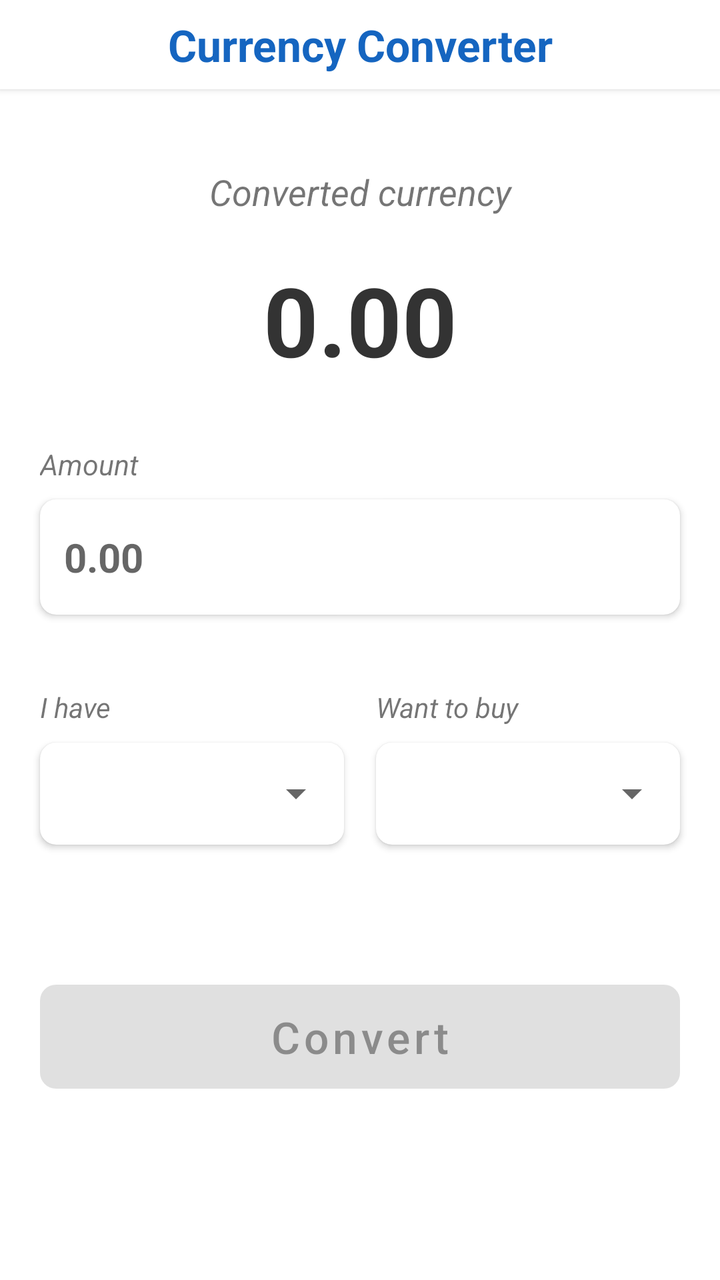
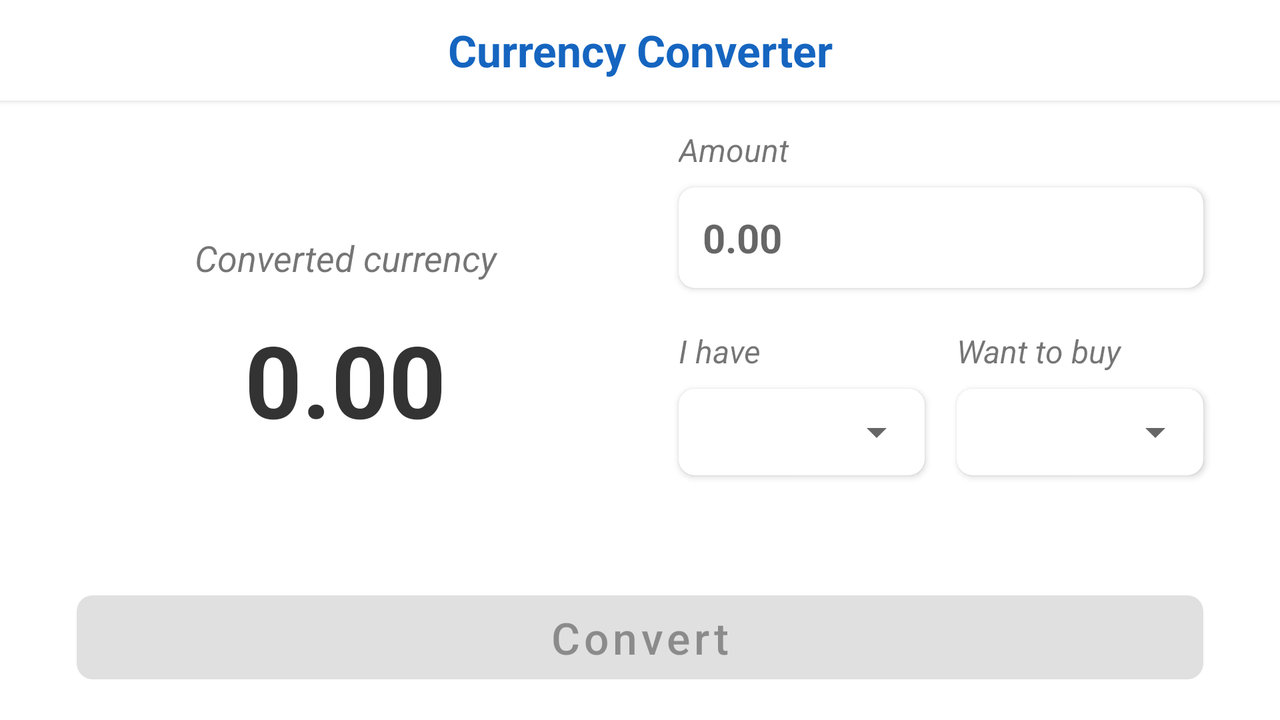

Compare how this app lays out the same screen by default and in its alternative resource folder. The renders come first, then the two layout files and the values they reference.
<!-- AndroidManifest.xml: application theme AppTheme -->
<!-- res/layout/currency_converter_view.xml -->
<?xml version="1.0" encoding="utf-8"?>
<android.support.constraint.ConstraintLayout xmlns:android="http://schemas.android.com/apk/res/android"
    xmlns:app="http://schemas.android.com/apk/res-auto"
    xmlns:tools="http://schemas.android.com/tools"
    android:layout_width="match_parent"
    android:layout_height="match_parent">

    <android.support.constraint.ConstraintLayout
        android:id="@+id/errorMessageContainer"
        android:layout_width="0dp"
        android:layout_height="0dp"
        android:alpha="0"
        android:background="@android:color/white"
        android:translationZ="100dp"
        android:visibility="gone"
        app:layout_constraintBottom_toBottomOf="parent"
        app:layout_constraintEnd_toEndOf="parent"
        app:layout_constraintStart_toStartOf="parent"
        app:layout_constraintTop_toBottomOf="@+id/title">

        <android.support.v7.widget.AppCompatTextView
            android:id="@+id/errorMessage"
            android:layout_width="0dp"
            android:layout_height="wrap_content"
            android:layout_marginStart="24dp"
            android:layout_marginEnd="24dp"
            android:layout_marginBottom="36dp"
            android:gravity="center"
            android:textSize="24sp"
            app:layout_constraintBottom_toTopOf="@+id/tryAgainButton"
            app:layout_constraintEnd_toEndOf="parent"
            app:layout_constraintHorizontal_bias="0.5"
            app:layout_constraintStart_toStartOf="parent"
            app:layout_constraintTop_toTopOf="parent"
            app:layout_constraintVertical_chainStyle="packed"
            tools:text="Что-то пошло не так, попробуйте снова." />

        <android.support.design.button.MaterialButton
            android:id="@+id/tryAgainButton"
            android:layout_width="wrap_content"
            android:layout_height="64dp"
            android:text="@string/try_again_button_text"
            android:textAllCaps="false"
            android:textSize="20sp"
            app:cornerRadius="8dp"
            app:layout_constraintBottom_toBottomOf="parent"
            app:layout_constraintEnd_toEndOf="parent"
            app:layout_constraintHorizontal_bias="0.5"
            app:layout_constraintStart_toStartOf="parent"
            app:layout_constraintTop_toBottomOf="@+id/errorMessage" />

    </android.support.constraint.ConstraintLayout>

    <android.support.design.card.MaterialCardView
        android:id="@+id/convertAmountContainer"
        android:layout_width="0dp"
        android:layout_height="0dp"
        app:cardCornerRadius="8dp"
        app:cardElevation="2dp"
        app:layout_constraintEnd_toStartOf="@+id/guidelineEnd"
        app:layout_constraintHeight_percent="0.09"
        app:layout_constraintStart_toStartOf="@+id/guidelineStart"
        app:layout_constraintTop_toTopOf="@+id/guideline4">

        <android.support.v7.widget.AppCompatEditText
            android:id="@+id/convertAmountEditText"
            android:layout_width="match_parent"
            android:layout_height="match_parent"
            android:background="@null"
            android:hint="@string/convert_amount_hint"
            android:inputType="number"
            android:maxLength="10"
            android:paddingStart="12dp"
            android:paddingEnd="12dp"
            android:textSize="20sp"
            android:textStyle="bold" />

    </android.support.design.card.MaterialCardView>

    <android.support.v7.widget.AppCompatTextView
        android:id="@+id/textView"
        android:layout_width="0dp"
        android:layout_height="0dp"
        android:layout_marginBottom="8dp"
        android:text="@string/convert_amount_description"
        android:textStyle="italic"
        app:autoSizeMaxTextSize="16sp"
        app:autoSizeMinTextSize="8sp"
        app:autoSizeTextType="uniform"
        app:layout_constraintBottom_toTopOf="@+id/guideline4"
        app:layout_constraintEnd_toStartOf="@+id/guidelineEnd"
        app:layout_constraintHeight_percent="0.03"
        app:layout_constraintStart_toStartOf="@+id/guidelineStart" />

    <android.support.v7.widget.AppCompatTextView
        android:id="@+id/convertedAmountDescription"
        android:layout_width="0dp"
        android:layout_height="0dp"
        android:gravity="center"
        android:text="@string/converted_amount_description"
        android:textStyle="italic"
        app:autoSizeMaxTextSize="18sp"
        app:autoSizeMinTextSize="10sp"
        app:autoSizeTextType="uniform"
        app:layout_constraintEnd_toEndOf="parent"
        app:layout_constraintHeight_percent="0.04"
        app:layout_constraintStart_toStartOf="parent"
        app:layout_constraintTop_toTopOf="@+id/guideline2" />

    <android.support.v7.widget.AppCompatTextView
        android:id="@+id/title"
        android:layout_width="0dp"
        android:layout_height="0dp"
        android:background="@android:color/white"
        android:elevation="2dp"
        android:gravity="center"
        android:text="@string/top_bar_title"
        android:textColor="@color/colorPrimaryDark"
        android:textStyle="bold"
        app:autoSizeMaxTextSize="22sp"
        app:autoSizeMinTextSize="14sp"
        app:autoSizeTextType="uniform"
        app:layout_constraintEnd_toEndOf="parent"
        app:layout_constraintHeight_percent="0.07"
        app:layout_constraintStart_toStartOf="parent"
        app:layout_constraintTop_toTopOf="parent" />

    <android.support.constraint.Guideline
        android:id="@+id/guidelineStart"
        android:layout_width="wrap_content"
        android:layout_height="wrap_content"
        android:orientation="vertical"
        app:layout_constraintGuide_percent="0.055555556" />

    <android.support.constraint.Guideline
        android:id="@+id/guidelineEnd"
        android:layout_width="wrap_content"
        android:layout_height="wrap_content"
        android:orientation="vertical"
        app:layout_constraintGuide_percent="0.9444444" />

    <android.support.design.card.MaterialCardView
        android:id="@+id/currencyFromSpinnerContainer"
        style="@style/CurrencySpinnerContainer"
        android:layout_width="0dp"
        android:layout_height="0dp"
        android:layout_marginEnd="8dp"
        app:layout_constraintEnd_toStartOf="@+id/currencyToSpinnerContainer"
        app:layout_constraintHeight_percent="0.08"
        app:layout_constraintHorizontal_bias="0.5"
        app:layout_constraintStart_toStartOf="@+id/guidelineStart"
        app:layout_constraintTop_toTopOf="@+id/guideline5">

        <android.support.v7.widget.AppCompatSpinner
            android:id="@+id/currencyFromSpinner"
            style="@style/CurrencyPickerSpinnerStyle"
            android:layout_width="match_parent"
            android:layout_height="match_parent"
            android:prompt="@string/currency_spinner_hint_from" />

    </android.support.design.card.MaterialCardView>

    <ProgressBar
        android:id="@+id/currenciesLoadingIndicator"
        android:layout_width="wrap_content"
        android:layout_height="wrap_content"
        android:layout_gravity="center"
        android:visibility="gone"
        app:layout_constraintBottom_toTopOf="@+id/convertButton"
        app:layout_constraintEnd_toStartOf="@+id/guidelineEnd"
        app:layout_constraintStart_toStartOf="@+id/guidelineStart"
        app:layout_constraintTop_toBottomOf="@+id/convertAmountContainer" />

    <android.support.constraint.Group
        android:id="@+id/currenciesGroup"
        android:layout_width="wrap_content"
        android:layout_height="match_parent"
        app:constraint_referenced_ids="currencyFromSpinnerContainer,relativeValueFrom,currencyToSpinnerContainer,relativeValueTo,fromDescription,toDescription" />

    <android.support.design.card.MaterialCardView
        android:id="@+id/currencyToSpinnerContainer"
        style="@style/CurrencySpinnerContainer"
        android:layout_width="0dp"
        android:layout_height="0dp"
        android:layout_marginStart="8dp"
        app:layout_constraintEnd_toStartOf="@+id/guidelineEnd"
        app:layout_constraintHeight_percent="0.08"
        app:layout_constraintHorizontal_bias="0.5"
        app:layout_constraintStart_toEndOf="@+id/currencyFromSpinnerContainer"
        app:layout_constraintTop_toTopOf="@+id/guideline5">


        <android.support.v7.widget.AppCompatSpinner
            android:id="@+id/currencyToSpinner"
            style="@style/CurrencyPickerSpinnerStyle"
            android:layout_width="match_parent"
            android:layout_height="match_parent"
            android:prompt="@string/currency_spinner_hint_to" />

    </android.support.design.card.MaterialCardView>

    <android.support.design.button.MaterialButton
        android:id="@+id/convertButton"
        android:layout_width="0dp"
        android:layout_height="0dp"
        android:enabled="false"
        android:text="@string/convert_button_text"
        android:textAlignment="center"
        android:textAllCaps="false"
        android:textSize="22sp"
        app:autoSizeMaxTextSize="22sp"
        app:autoSizeMinTextSize="14sp"
        app:autoSizeTextType="uniform"
        app:cornerRadius="8sp"
        app:layout_constraintEnd_toStartOf="@+id/guidelineEnd"
        app:layout_constraintHeight_percent="0.1"
        app:layout_constraintStart_toStartOf="@+id/guidelineStart"
        app:layout_constraintTop_toTopOf="@+id/guideline7" />

    <android.support.v7.widget.AppCompatTextView
        android:id="@+id/convertedValue"
        android:layout_width="0dp"
        android:layout_height="0dp"
        android:freezesText="true"
        android:gravity="center"
        android:maxLines="2"
        android:scrollbars="horizontal"
        android:text="@string/converted_value_placeholder"
        android:textColor="@color/colorAccent"
        android:textSize="48sp"
        android:textStyle="bold"
        app:autoSizeMaxTextSize="48sp"
        app:autoSizeMinTextSize="24sp"
        app:autoSizeTextType="uniform"
        app:layout_constraintEnd_toStartOf="@+id/guidelineEnd"
        app:layout_constraintHeight_percent="0.14"
        app:layout_constraintStart_toStartOf="@+id/guidelineStart"
        app:layout_constraintTop_toTopOf="@+id/guideline3" />

    <android.support.v7.widget.AppCompatTextView
        android:id="@+id/relativeValueFrom"
        android:layout_width="0dp"
        android:layout_height="0dp"
        android:layout_marginTop="8dp"
        android:textAlignment="center"
        app:autoSizeMaxTextSize="14sp"
        app:autoSizeMinTextSize="8sp"
        app:autoSizeTextType="uniform"
        app:layout_constraintEnd_toEndOf="@+id/currencyFromSpinnerContainer"
        app:layout_constraintHeight_percent="0.03"
        app:layout_constraintStart_toStartOf="@+id/currencyFromSpinnerContainer"
        app:layout_constraintTop_toBottomOf="@+id/currencyFromSpinnerContainer" />

    <android.support.v7.widget.AppCompatTextView
        android:id="@+id/relativeValueTo"
        android:layout_width="0dp"
        android:layout_height="0dp"
        android:layout_marginTop="8dp"
        android:textAlignment="center"
        app:autoSizeMaxTextSize="14sp"
        app:autoSizeMinTextSize="8sp"
        app:autoSizeTextType="uniform"
        app:layout_constraintEnd_toEndOf="@+id/currencyToSpinnerContainer"
        app:layout_constraintHeight_percent="0.03"
        app:layout_constraintStart_toStartOf="@+id/currencyToSpinnerContainer"
        app:layout_constraintTop_toBottomOf="@+id/currencyToSpinnerContainer" />

    <android.support.constraint.Guideline
        android:id="@+id/guideline2"
        android:layout_width="wrap_content"
        android:layout_height="wrap_content"
        android:orientation="horizontal"
        app:layout_constraintGuide_percent="0.13" />

    <android.support.constraint.Guideline
        android:id="@+id/guideline3"
        android:layout_width="wrap_content"
        android:layout_height="wrap_content"
        android:orientation="horizontal"
        app:layout_constraintGuide_percent="0.18" />

    <android.support.constraint.Guideline
        android:id="@+id/guideline4"
        android:layout_width="wrap_content"
        android:layout_height="wrap_content"
        android:orientation="horizontal"
        app:layout_constraintGuide_percent="0.39" />

    <android.support.constraint.Guideline
        android:id="@+id/guideline5"
        android:layout_width="wrap_content"
        android:layout_height="wrap_content"
        android:orientation="horizontal"
        app:layout_constraintGuide_percent="0.58" />

    <android.support.constraint.Guideline
        android:id="@+id/guideline7"
        android:layout_width="wrap_content"
        android:layout_height="wrap_content"
        android:orientation="horizontal"
        app:layout_constraintGuide_percent="0.76" />

    <android.support.v7.widget.AppCompatTextView
        android:id="@+id/fromDescription"
        android:layout_width="0dp"
        android:layout_height="0dp"
        android:layout_marginBottom="8dp"
        android:text="@string/currency_from_description"
        android:textStyle="italic"
        app:autoSizeMaxTextSize="14sp"
        app:autoSizeMinTextSize="8sp"
        app:autoSizeTextType="uniform"
        app:layout_constraintBottom_toTopOf="@+id/guideline5"
        app:layout_constraintEnd_toEndOf="@+id/currencyFromSpinnerContainer"
        app:layout_constraintHeight_percent="0.03"
        app:layout_constraintStart_toStartOf="@+id/guidelineStart" />

    <android.support.v7.widget.AppCompatTextView
        android:id="@+id/toDescription"
        android:layout_width="0dp"
        android:layout_height="0dp"
        android:layout_marginBottom="8dp"
        android:text="@string/currency_to_description"
        android:textStyle="italic"
        app:autoSizeMaxTextSize="14sp"
        app:autoSizeMinTextSize="8sp"
        app:autoSizeTextType="uniform"
        app:layout_constraintBottom_toTopOf="@+id/guideline5"
        app:layout_constraintEnd_toStartOf="@+id/guidelineEnd"
        app:layout_constraintHeight_percent="0.03"
        app:layout_constraintStart_toStartOf="@+id/currencyToSpinnerContainer" />

</android.support.constraint.ConstraintLayout>
<!-- resources referenced by this layout -->
<resources>
  <color name="colorAccent">#333333</color>
  <color name="colorPrimaryDark">#1565C0</color>
  <string name="convert_amount_description">Amount</string>
  <string name="convert_amount_hint" translatable="false">0.00</string>
  <string name="convert_button_text">Convert</string>
  <string name="converted_amount_description">Converted currency</string>
  <string name="converted_value_placeholder" translatable="false">0.00</string>
  <string name="currency_from_description">I have</string>
  <string name="currency_spinner_hint_from">I have</string>
  <string name="currency_spinner_hint_to">Want to buy</string>
  <string name="currency_to_description">Want to buy</string>
  <string name="top_bar_title">Currency Converter</string>
  <string name="try_again_button_text">Try again</string>
  <style name="CurrencyPickerSpinnerStyle" parent="Widget.AppCompat.Spinner">
          <item name="android:spinnerMode">dialog</item>
      </style>
  <style name="CurrencySpinnerContainer" parent="Widget.MaterialComponents.CardView">
          <item name="cardCornerRadius">8dp</item>
          <item name="cardElevation">2dp</item>
      </style>
  <style name="AppTheme" parent="Theme.MaterialComponents.Light.NoActionBar">
          
          <item name="android:windowBackground">@android:color/white</item>
          <item name="colorPrimary">@color/colorPrimary</item>
          <item name="colorPrimaryDark">@color/colorPrimaryDark</item>
          <item name="colorAccent">@color/colorPrimary</item>
      </style>
  <color name="colorPrimary">#03A9F4</color>
</resources>
<!-- res/layout-land/currency_converter_view.xml (the repository's variant of the layout above) -->
<!-- drawn on the phone turned sideways -->
<?xml version="1.0" encoding="utf-8"?>
<android.support.constraint.ConstraintLayout xmlns:android="http://schemas.android.com/apk/res/android"
    xmlns:app="http://schemas.android.com/apk/res-auto"
    xmlns:tools="http://schemas.android.com/tools"
    android:layout_width="match_parent"
    android:layout_height="match_parent">

    <android.support.constraint.ConstraintLayout
        android:id="@+id/errorMessageContainer"
        android:layout_width="0dp"
        android:layout_height="0dp"
        android:alpha="0"
        android:background="@android:color/white"
        android:translationZ="100dp"
        android:visibility="gone"
        app:layout_constraintBottom_toBottomOf="parent"
        app:layout_constraintEnd_toEndOf="parent"
        app:layout_constraintStart_toStartOf="parent"
        app:layout_constraintTop_toBottomOf="@+id/title">

        <android.support.v7.widget.AppCompatTextView
            android:id="@+id/errorMessage"
            android:layout_width="0dp"
            android:layout_height="wrap_content"
            android:layout_marginStart="24dp"
            android:layout_marginEnd="24dp"
            android:layout_marginBottom="36dp"
            android:gravity="center"
            android:textSize="24sp"
            app:layout_constraintBottom_toTopOf="@+id/tryAgainButton"
            app:layout_constraintEnd_toEndOf="parent"
            app:layout_constraintHorizontal_bias="0.5"
            app:layout_constraintStart_toStartOf="parent"
            app:layout_constraintTop_toTopOf="parent"
            app:layout_constraintVertical_chainStyle="packed"
            tools:text="Что-то пошло не так, попробуйте снова." />

        <android.support.design.button.MaterialButton
            android:id="@+id/tryAgainButton"
            android:layout_width="wrap_content"
            android:layout_height="64dp"
            android:text="@string/try_again_button_text"
            android:textAllCaps="false"
            android:textSize="20sp"
            app:cornerRadius="8dp"
            app:layout_constraintBottom_toBottomOf="parent"
            app:layout_constraintEnd_toEndOf="parent"
            app:layout_constraintHorizontal_bias="0.5"
            app:layout_constraintStart_toStartOf="parent"
            app:layout_constraintTop_toBottomOf="@+id/errorMessage" />

    </android.support.constraint.ConstraintLayout>

    <android.support.design.card.MaterialCardView
        android:id="@+id/convertAmountContainer"
        android:layout_width="0dp"
        android:layout_height="0dp"
        app:cardCornerRadius="8dp"
        app:cardElevation="2dp"
        app:layout_constraintEnd_toStartOf="@+id/guidelineEnd"
        app:layout_constraintHeight_percent="0.14"
        app:layout_constraintStart_toStartOf="@+id/guideline9"
        app:layout_constraintTop_toTopOf="@+id/guideline4">

        <android.support.v7.widget.AppCompatEditText
            android:id="@+id/convertAmountEditText"
            android:layout_width="match_parent"
            android:layout_height="match_parent"
            android:background="@null"
            android:hint="@string/convert_amount_hint"
            android:inputType="number"
            android:maxLength="10"
            android:paddingStart="12dp"
            android:paddingEnd="12dp"
            android:textSize="20sp"
            android:textStyle="bold" />

    </android.support.design.card.MaterialCardView>

    <android.support.constraint.Group
        android:id="@+id/currenciesGroup"
        android:layout_width="wrap_content"
        android:layout_height="match_parent"
        app:constraint_referenced_ids="currencyFromSpinnerContainer,relativeValueFrom,currencyToSpinnerContainer,relativeValueTo,fromDescription,toDescription" />

    <ProgressBar
        android:id="@+id/currenciesLoadingIndicator"
        android:layout_width="wrap_content"
        android:layout_height="wrap_content"
        android:layout_gravity="center"
        android:visibility="gone"
        app:layout_constraintBottom_toTopOf="@+id/convertButton"
        app:layout_constraintEnd_toStartOf="@+id/guidelineEnd"
        app:layout_constraintStart_toStartOf="@+id/guideline9"
        app:layout_constraintTop_toBottomOf="@+id/convertAmountContainer" />

    <android.support.v7.widget.AppCompatTextView
        android:id="@+id/convertedAmountDescription"
        android:layout_width="0dp"
        android:layout_height="0dp"
        android:layout_marginBottom="12dp"
        android:gravity="center"
        android:text="@string/converted_amount_description"
        android:textStyle="italic"
        app:autoSizeMaxTextSize="18sp"
        app:autoSizeMinTextSize="10sp"
        app:autoSizeTextType="uniform"
        app:layout_constraintBottom_toTopOf="@+id/convertedValue"
        app:layout_constraintEnd_toStartOf="@+id/guideline"
        app:layout_constraintHeight_percent="0.07"
        app:layout_constraintHorizontal_bias="0.5"
        app:layout_constraintStart_toStartOf="@+id/guidelineStart"
        app:layout_constraintTop_toBottomOf="@+id/title"
        app:layout_constraintVertical_chainStyle="packed" />

    <android.support.v7.widget.AppCompatTextView
        android:id="@+id/title"
        android:layout_width="0dp"
        android:layout_height="0dp"
        android:background="@android:color/white"
        android:elevation="2dp"
        android:gravity="center"
        android:text="@string/top_bar_title"
        android:textColor="@color/colorPrimaryDark"
        android:textStyle="bold"
        app:autoSizeMaxTextSize="22sp"
        app:autoSizeMinTextSize="14sp"
        app:autoSizeTextType="uniform"
        app:layout_constraintEnd_toEndOf="parent"
        app:layout_constraintHeight_percent="0.14"
        app:layout_constraintStart_toStartOf="parent"
        app:layout_constraintTop_toTopOf="parent" />

    <android.support.constraint.Guideline
        android:id="@+id/guidelineStart"
        android:layout_width="wrap_content"
        android:layout_height="wrap_content"
        android:orientation="vertical"
        app:layout_constraintGuide_percent="0.06" />

    <android.support.constraint.Guideline
        android:id="@+id/guidelineEnd"
        android:layout_width="wrap_content"
        android:layout_height="wrap_content"
        android:orientation="vertical"
        app:layout_constraintGuide_percent="0.94" />

    <android.support.design.card.MaterialCardView
        android:id="@+id/currencyFromSpinnerContainer"
        style="@style/CurrencySpinnerContainer"
        android:layout_width="0dp"
        android:layout_height="0dp"
        android:layout_marginEnd="8dp"
        app:layout_constraintEnd_toStartOf="@+id/currencyToSpinnerContainer"
        app:layout_constraintHeight_percent="0.12"
        app:layout_constraintHorizontal_bias="0.5"
        app:layout_constraintStart_toStartOf="@+id/guideline9"
        app:layout_constraintTop_toTopOf="@+id/guideline5">

        <ProgressBar
            android:id="@+id/currencyFromLoading"
            android:layout_width="wrap_content"
            android:layout_height="wrap_content"
            android:layout_gravity="center"
            android:visibility="gone" />

        <android.support.v7.widget.AppCompatSpinner
            android:id="@+id/currencyFromSpinner"
            style="@style/CurrencyPickerSpinnerStyle"
            android:layout_width="match_parent"
            android:layout_height="match_parent"
            android:prompt="@string/currency_spinner_hint_from" />

    </android.support.design.card.MaterialCardView>

    <android.support.design.card.MaterialCardView
        android:id="@+id/currencyToSpinnerContainer"
        style="@style/CurrencySpinnerContainer"
        android:layout_width="0dp"
        android:layout_height="0dp"
        android:layout_marginStart="8dp"
        app:layout_constraintEnd_toStartOf="@+id/guidelineEnd"
        app:layout_constraintHeight_percent="0.12"
        app:layout_constraintHorizontal_bias="0.5"
        app:layout_constraintStart_toEndOf="@+id/currencyFromSpinnerContainer"
        app:layout_constraintTop_toTopOf="@+id/guideline5">

        <ProgressBar
            android:id="@+id/currencyToLoading"
            android:layout_width="wrap_content"
            android:layout_height="wrap_content"
            android:layout_gravity="center"
            android:visibility="gone" />

        <android.support.v7.widget.AppCompatSpinner
            android:id="@+id/currencyToSpinner"
            style="@style/CurrencyPickerSpinnerStyle"
            android:layout_width="match_parent"
            android:layout_height="match_parent"
            android:prompt="@string/currency_spinner_hint_to" />

    </android.support.design.card.MaterialCardView>

    <android.support.design.button.MaterialButton
        android:id="@+id/convertButton"
        android:layout_width="0dp"
        android:layout_height="0dp"
        android:enabled="false"
        android:text="@string/convert_button_text"
        android:textAlignment="center"
        android:textAllCaps="false"
        android:textSize="22sp"
        app:autoSizeMaxTextSize="22sp"
        app:autoSizeMinTextSize="14sp"
        app:autoSizeTextType="uniform"
        app:cornerRadius="8sp"
        app:layout_constraintEnd_toStartOf="@+id/guidelineEnd"
        app:layout_constraintHeight_percent="0.15"
        app:layout_constraintStart_toStartOf="@+id/guidelineStart"
        app:layout_constraintTop_toTopOf="@+id/guideline7" />

    <android.support.v7.widget.AppCompatTextView
        android:id="@+id/convertedValue"
        android:layout_width="0dp"
        android:layout_height="0dp"
        android:freezesText="true"
        android:gravity="center"
        android:maxLines="2"
        android:scrollbars="horizontal"
        android:text="@string/converted_value_placeholder"
        android:textColor="@color/colorAccent"
        android:textSize="48sp"
        android:textStyle="bold"
        app:autoSizeMaxTextSize="50sp"
        app:autoSizeMinTextSize="24sp"
        app:autoSizeTextType="uniform"
        app:layout_constraintBottom_toTopOf="@+id/guideline7"
        app:layout_constraintEnd_toStartOf="@+id/guideline"
        app:layout_constraintHeight_percent="0.2"
        app:layout_constraintHorizontal_bias="0.5"
        app:layout_constraintStart_toStartOf="@+id/guidelineStart"
        app:layout_constraintTop_toBottomOf="@+id/convertedAmountDescription" />

    <android.support.v7.widget.AppCompatTextView
        android:id="@+id/relativeValueFrom"
        android:layout_width="0dp"
        android:layout_height="0dp"
        android:layout_marginTop="8dp"
        android:textAlignment="center"
        app:autoSizeMaxTextSize="14sp"
        app:autoSizeMinTextSize="8sp"
        app:autoSizeTextType="uniform"
        app:layout_constraintEnd_toEndOf="@+id/currencyFromSpinnerContainer"
        app:layout_constraintHeight_percent="0.05"
        app:layout_constraintStart_toStartOf="@+id/currencyFromSpinnerContainer"
        app:layout_constraintTop_toBottomOf="@+id/currencyFromSpinnerContainer" />

    <android.support.v7.widget.AppCompatTextView
        android:id="@+id/relativeValueTo"
        android:layout_width="0dp"
        android:layout_height="0dp"
        android:layout_marginTop="8dp"
        android:textAlignment="center"
        app:autoSizeMaxTextSize="14sp"
        app:autoSizeMinTextSize="8sp"
        app:autoSizeTextType="uniform"
        app:layout_constraintEnd_toEndOf="@+id/currencyToSpinnerContainer"
        app:layout_constraintHeight_percent="0.05"
        app:layout_constraintStart_toStartOf="@+id/currencyToSpinnerContainer"
        app:layout_constraintTop_toBottomOf="@+id/currencyToSpinnerContainer" />

    <android.support.constraint.Guideline
        android:id="@+id/guideline4"
        android:layout_width="wrap_content"
        android:layout_height="wrap_content"
        android:orientation="horizontal"
        app:layout_constraintGuide_percent="0.26" />

    <android.support.constraint.Guideline
        android:id="@+id/guideline5"
        android:layout_width="wrap_content"
        android:layout_height="wrap_content"
        android:orientation="horizontal"
        app:layout_constraintGuide_percent="0.54" />

    <android.support.constraint.Guideline
        android:id="@+id/guideline7"
        android:layout_width="wrap_content"
        android:layout_height="wrap_content"
        android:orientation="horizontal"
        app:layout_constraintGuide_percent="0.81" />

    <android.support.v7.widget.AppCompatTextView
        android:id="@+id/fromDescription"
        android:layout_width="0dp"
        android:layout_height="0dp"
        android:layout_marginBottom="8dp"
        android:text="@string/currency_from_description"
        android:textStyle="italic"
        app:autoSizeMaxTextSize="16sp"
        app:autoSizeMinTextSize="8sp"
        app:autoSizeTextType="uniform"
        app:layout_constraintBottom_toTopOf="@+id/currencyFromSpinnerContainer"
        app:layout_constraintEnd_toEndOf="@+id/currencyFromSpinnerContainer"
        app:layout_constraintHeight_percent="0.06"
        app:layout_constraintStart_toStartOf="@+id/guideline9" />

    <android.support.v7.widget.AppCompatTextView
        android:id="@+id/fromDescription2"
        android:layout_width="0dp"
        android:layout_height="0dp"
        android:layout_marginBottom="8dp"
        android:text="@string/currency_to_description"
        android:textStyle="italic"
        app:autoSizeMaxTextSize="16sp"
        app:autoSizeMinTextSize="8sp"
        app:autoSizeTextType="uniform"
        app:layout_constraintBottom_toTopOf="@+id/currencyToSpinnerContainer"
        app:layout_constraintEnd_toStartOf="@+id/guidelineEnd"
        app:layout_constraintHeight_percent="0.06"
        app:layout_constraintStart_toStartOf="@+id/currencyToSpinnerContainer" />

    <android.support.constraint.Guideline
        android:id="@+id/guideline"
        android:layout_width="wrap_content"
        android:layout_height="wrap_content"
        android:orientation="vertical"
        app:layout_constraintGuide_percent="0.48" />

    <android.support.constraint.Guideline
        android:id="@+id/guideline9"
        android:layout_width="wrap_content"
        android:layout_height="wrap_content"
        android:orientation="vertical"
        app:layout_constraintGuide_percent="0.53" />

    <android.support.v7.widget.AppCompatTextView
        android:id="@+id/textView"
        android:layout_width="0dp"
        android:layout_height="0dp"
        android:layout_marginBottom="8dp"
        android:text="@string/convert_amount_description"
        android:textStyle="italic"
        app:autoSizeMaxTextSize="16sp"
        app:autoSizeMinTextSize="8sp"
        app:autoSizeTextType="uniform"
        app:layout_constraintBottom_toTopOf="@+id/guideline4"
        app:layout_constraintEnd_toStartOf="@+id/guidelineEnd"
        app:layout_constraintHeight_percent="0.06"
        app:layout_constraintStart_toStartOf="@+id/guideline9" />

</android.support.constraint.ConstraintLayout>
